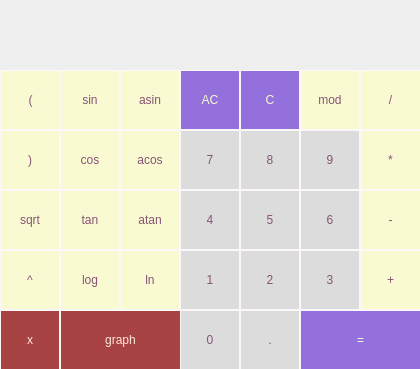
<?xml version="1.0" encoding="UTF-8"?>
<ui version="4.0">
 <class>MainWindow</class>
 <widget class="QMainWindow" name="MainWindow">
  <property name="geometry">
   <rect>
    <x>0</x>
    <y>0</y>
    <width>420</width>
    <height>369</height>
   </rect>
  </property>
  <property name="windowTitle">
   <string>MainWindow</string>
  </property>
  <widget class="QWidget" name="centralwidget">
   <widget class="QLabel" name="label">
    <property name="geometry">
     <rect>
      <x>0</x>
      <y>0</y>
      <width>421</width>
      <height>71</height>
     </rect>
    </property>
    <property name="styleSheet">
     <string notr="true">QLabel {
	font: 14pt &quot;.AppleSystemUIFont&quot;;
  qproperty-alignment: 'AlignVCenter | AlignRight';
  border: 1px solid rgb(254, 248, 245);
color: rgb(85, 51, 79);
background-color : #fcf7fa;

}

background-color : white;</string>
    </property>
    <property name="text">
     <string/>
    </property>
    <property name="alignment">
     <set>Qt::AlignRight|Qt::AlignTrailing|Qt::AlignVCenter</set>
    </property>
   </widget>
   <widget class="QPushButton" name="pushButton_ac">
    <property name="geometry">
     <rect>
      <x>180</x>
      <y>70</y>
      <width>60</width>
      <height>60</height>
     </rect>
    </property>
    <property name="minimumSize">
     <size>
      <width>60</width>
      <height>60</height>
     </size>
    </property>
    <property name="styleSheet">
     <string notr="true">QPushButton {
border:1px solid #fcf7fa;
background-color: #9370DB;
color: #FAFAD2;
}
QPushButton:pressed {
background-color: qlineargradient(x1:0, y1:0, x2:0, y2:1, stop: 0 #FFFFFF,  stop: 1 #9370DB);
}



</string>
    </property>
    <property name="text">
     <string>AC</string>
    </property>
   </widget>
   <widget class="QPushButton" name="pushButton_C">
    <property name="geometry">
     <rect>
      <x>240</x>
      <y>70</y>
      <width>60</width>
      <height>60</height>
     </rect>
    </property>
    <property name="minimumSize">
     <size>
      <width>60</width>
      <height>60</height>
     </size>
    </property>
    <property name="styleSheet">
     <string notr="true">QPushButton {
border:1px solid #fcf7fa;
background-color: #9370DB;
color: #FAFAD2;
}
QPushButton:pressed {
background-color: qlineargradient(x1:0, y1:0, x2:0, y2:1, stop: 0 #FFFFFF,  stop: 1 #9370DB);
}


</string>
    </property>
    <property name="text">
     <string>C</string>
    </property>
   </widget>
   <widget class="QPushButton" name="pushButton_mod">
    <property name="geometry">
     <rect>
      <x>300</x>
      <y>70</y>
      <width>60</width>
      <height>60</height>
     </rect>
    </property>
    <property name="minimumSize">
     <size>
      <width>60</width>
      <height>60</height>
     </size>
    </property>
    <property name="styleSheet">
     <string notr="true">
QPushButton {
border:1px solid #fcf7fa;
background-color: #FAFAD2;
color: rgb(133, 84, 117);;
}
QPushButton:pressed {
     background-color: qlineargradient(x1:0, y1:0, x2:0, y2:1, stop: 0 pink,  stop: 1 lightblue);
}</string>
    </property>
    <property name="text">
     <string>mod</string>
    </property>
   </widget>
   <widget class="QPushButton" name="pushButton_8">
    <property name="geometry">
     <rect>
      <x>240</x>
      <y>130</y>
      <width>60</width>
      <height>60</height>
     </rect>
    </property>
    <property name="minimumSize">
     <size>
      <width>60</width>
      <height>60</height>
     </size>
    </property>
    <property name="styleSheet">
     <string notr="true">QPushButton {
border:1px solid #fcf7fa;
background-color: #DCDCDC;
color: rgb(133, 84, 117);;
}
QPushButton:pressed {
     background-color: qlineargradient(x1:0, y1:0, x2:0, y2:1, stop: 0 pink,  stop: 1 lightblue);
}</string>
    </property>
    <property name="text">
     <string>8</string>
    </property>
   </widget>
   <widget class="QPushButton" name="pushButton_7">
    <property name="geometry">
     <rect>
      <x>180</x>
      <y>130</y>
      <width>60</width>
      <height>60</height>
     </rect>
    </property>
    <property name="minimumSize">
     <size>
      <width>60</width>
      <height>60</height>
     </size>
    </property>
    <property name="styleSheet">
     <string notr="true">QPushButton {
border:1px solid #fcf7fa;
background-color: #DCDCDC;
color: rgb(133, 84, 117);;
}
QPushButton:pressed {
     background-color: qlineargradient(x1:0, y1:0, x2:0, y2:1, stop: 0 pink,  stop: 1 lightblue);
}</string>
    </property>
    <property name="text">
     <string>7</string>
    </property>
   </widget>
   <widget class="QPushButton" name="pushButton_9">
    <property name="geometry">
     <rect>
      <x>300</x>
      <y>130</y>
      <width>60</width>
      <height>60</height>
     </rect>
    </property>
    <property name="minimumSize">
     <size>
      <width>60</width>
      <height>60</height>
     </size>
    </property>
    <property name="styleSheet">
     <string notr="true">QPushButton {
border:1px solid #fcf7fa;
background-color: #DCDCDC;
color: rgb(133, 84, 117);;
}
QPushButton:pressed {
     background-color: qlineargradient(x1:0, y1:0, x2:0, y2:1, stop: 0 pink,  stop: 1 lightblue);
}</string>
    </property>
    <property name="text">
     <string>9</string>
    </property>
   </widget>
   <widget class="QPushButton" name="pushButton_5">
    <property name="geometry">
     <rect>
      <x>240</x>
      <y>190</y>
      <width>60</width>
      <height>60</height>
     </rect>
    </property>
    <property name="minimumSize">
     <size>
      <width>60</width>
      <height>60</height>
     </size>
    </property>
    <property name="styleSheet">
     <string notr="true">QPushButton {
border:1px solid #fcf7fa;
background-color: #DCDCDC;
color: rgb(133, 84, 117);;
}
QPushButton:pressed {
     background-color: qlineargradient(x1:0, y1:0, x2:0, y2:1, stop: 0 pink,  stop: 1 lightblue);
}</string>
    </property>
    <property name="text">
     <string>5</string>
    </property>
   </widget>
   <widget class="QPushButton" name="pushButton_4">
    <property name="geometry">
     <rect>
      <x>180</x>
      <y>190</y>
      <width>60</width>
      <height>60</height>
     </rect>
    </property>
    <property name="minimumSize">
     <size>
      <width>60</width>
      <height>60</height>
     </size>
    </property>
    <property name="styleSheet">
     <string notr="true">QPushButton {
border:1px solid #fcf7fa;
background-color: #DCDCDC;
color: rgb(133, 84, 117);;
}
QPushButton:pressed {
     background-color: qlineargradient(x1:0, y1:0, x2:0, y2:1, stop: 0 pink,  stop: 1 lightblue);
}</string>
    </property>
    <property name="text">
     <string>4</string>
    </property>
   </widget>
   <widget class="QPushButton" name="pushButton_6">
    <property name="geometry">
     <rect>
      <x>300</x>
      <y>190</y>
      <width>60</width>
      <height>60</height>
     </rect>
    </property>
    <property name="minimumSize">
     <size>
      <width>60</width>
      <height>60</height>
     </size>
    </property>
    <property name="styleSheet">
     <string notr="true">QPushButton {
border:1px solid #fcf7fa;
background-color: #DCDCDC;
color: rgb(133, 84, 117);;
}
QPushButton:pressed {
     background-color: qlineargradient(x1:0, y1:0, x2:0, y2:1, stop: 0 pink,  stop: 1 lightblue);
}</string>
    </property>
    <property name="text">
     <string>6</string>
    </property>
   </widget>
   <widget class="QPushButton" name="pushButton_2">
    <property name="geometry">
     <rect>
      <x>240</x>
      <y>250</y>
      <width>60</width>
      <height>60</height>
     </rect>
    </property>
    <property name="minimumSize">
     <size>
      <width>60</width>
      <height>60</height>
     </size>
    </property>
    <property name="styleSheet">
     <string notr="true">QPushButton {
border:1px solid #fcf7fa;
background-color: #DCDCDC;
color: rgb(133, 84, 117);;
}
QPushButton:pressed {
     background-color: qlineargradient(x1:0, y1:0, x2:0, y2:1, stop: 0 pink,  stop: 1 lightblue);
}</string>
    </property>
    <property name="text">
     <string>2</string>
    </property>
   </widget>
   <widget class="QPushButton" name="pushButton_1">
    <property name="geometry">
     <rect>
      <x>180</x>
      <y>250</y>
      <width>60</width>
      <height>60</height>
     </rect>
    </property>
    <property name="minimumSize">
     <size>
      <width>60</width>
      <height>60</height>
     </size>
    </property>
    <property name="styleSheet">
     <string notr="true">QPushButton {
border:1px solid #fcf7fa;
background-color: #DCDCDC;
color: rgb(133, 84, 117);;
}
QPushButton:pressed {
     background-color: qlineargradient(x1:0, y1:0, x2:0, y2:1, stop: 0 pink,  stop: 1 lightblue);
}</string>
    </property>
    <property name="text">
     <string>1</string>
    </property>
   </widget>
   <widget class="QPushButton" name="pushButton_3">
    <property name="geometry">
     <rect>
      <x>300</x>
      <y>250</y>
      <width>60</width>
      <height>60</height>
     </rect>
    </property>
    <property name="minimumSize">
     <size>
      <width>60</width>
      <height>60</height>
     </size>
    </property>
    <property name="styleSheet">
     <string notr="true">QPushButton {
border:1px solid #fcf7fa;
background-color: #DCDCDC;
color: rgb(133, 84, 117);;
}
QPushButton:pressed {
     background-color: qlineargradient(x1:0, y1:0, x2:0, y2:1, stop: 0 pink,  stop: 1 lightblue);
}</string>
    </property>
    <property name="text">
     <string>3</string>
    </property>
   </widget>
   <widget class="QPushButton" name="pushButton_dot">
    <property name="geometry">
     <rect>
      <x>240</x>
      <y>310</y>
      <width>60</width>
      <height>60</height>
     </rect>
    </property>
    <property name="minimumSize">
     <size>
      <width>60</width>
      <height>60</height>
     </size>
    </property>
    <property name="styleSheet">
     <string notr="true">QPushButton {
border:1px solid #fcf7fa;
background-color: #DCDCDC;
color: rgb(133, 84, 117);;
}
QPushButton:pressed {
     background-color: qlineargradient(x1:0, y1:0, x2:0, y2:1, stop: 0 pink,  stop: 1 lightblue);
}</string>
    </property>
    <property name="text">
     <string>.</string>
    </property>
   </widget>
   <widget class="QPushButton" name="pushButton_0">
    <property name="geometry">
     <rect>
      <x>180</x>
      <y>310</y>
      <width>60</width>
      <height>60</height>
     </rect>
    </property>
    <property name="minimumSize">
     <size>
      <width>60</width>
      <height>60</height>
     </size>
    </property>
    <property name="styleSheet">
     <string notr="true">QPushButton {
border:1px solid #fcf7fa;
background-color: #DCDCDC;
color: rgb(133, 84, 117);;
}
QPushButton:pressed {
     background-color: qlineargradient(x1:0, y1:0, x2:0, y2:1, stop: 0 pink,  stop: 1 lightblue);
}</string>
    </property>
    <property name="text">
     <string>0</string>
    </property>
   </widget>
   <widget class="QPushButton" name="pushButton_equal">
    <property name="geometry">
     <rect>
      <x>300</x>
      <y>310</y>
      <width>121</width>
      <height>60</height>
     </rect>
    </property>
    <property name="minimumSize">
     <size>
      <width>60</width>
      <height>60</height>
     </size>
    </property>
    <property name="styleSheet">
     <string notr="true">QPushButton {
border:1px solid #fcf7fa;
background-color: #9370DB;
color: #FAFAD2;
}
QPushButton:pressed {
background-color: qlineargradient(x1:0, y1:0, x2:0, y2:1, stop: 0 #FFFFFF,  stop: 1 #9370DB);
}


</string>
    </property>
    <property name="text">
     <string>=</string>
    </property>
   </widget>
   <widget class="QPushButton" name="pushButton_plus">
    <property name="geometry">
     <rect>
      <x>360</x>
      <y>250</y>
      <width>61</width>
      <height>60</height>
     </rect>
    </property>
    <property name="minimumSize">
     <size>
      <width>60</width>
      <height>60</height>
     </size>
    </property>
    <property name="styleSheet">
     <string notr="true">
QPushButton {
border:1px solid #fcf7fa;
background-color: #FAFAD2;
color: rgb(133, 84, 117);;
}
QPushButton:pressed {
     background-color: qlineargradient(x1:0, y1:0, x2:0, y2:1, stop: 0 pink,  stop: 1 lightblue);
}</string>
    </property>
    <property name="text">
     <string>+</string>
    </property>
   </widget>
   <widget class="QPushButton" name="pushButton_mult">
    <property name="geometry">
     <rect>
      <x>360</x>
      <y>130</y>
      <width>61</width>
      <height>60</height>
     </rect>
    </property>
    <property name="minimumSize">
     <size>
      <width>60</width>
      <height>60</height>
     </size>
    </property>
    <property name="styleSheet">
     <string notr="true">
QPushButton {
border:1px solid #fcf7fa;
background-color: #FAFAD2;
color: rgb(133, 84, 117);;
}
QPushButton:pressed {
     background-color: qlineargradient(x1:0, y1:0, x2:0, y2:1, stop: 0 pink,  stop: 1 lightblue);
}</string>
    </property>
    <property name="text">
     <string>*</string>
    </property>
   </widget>
   <widget class="QPushButton" name="pushButton_divide">
    <property name="geometry">
     <rect>
      <x>360</x>
      <y>70</y>
      <width>61</width>
      <height>60</height>
     </rect>
    </property>
    <property name="minimumSize">
     <size>
      <width>60</width>
      <height>60</height>
     </size>
    </property>
    <property name="styleSheet">
     <string notr="true">
QPushButton {
border:1px solid #fcf7fa;
background-color: #FAFAD2;
color: rgb(133, 84, 117);;
}
QPushButton:pressed {
     background-color: qlineargradient(x1:0, y1:0, x2:0, y2:1, stop: 0 pink,  stop: 1 lightblue);
}</string>
    </property>
    <property name="text">
     <string>/</string>
    </property>
   </widget>
   <widget class="QPushButton" name="pushButton_minus">
    <property name="geometry">
     <rect>
      <x>360</x>
      <y>190</y>
      <width>61</width>
      <height>60</height>
     </rect>
    </property>
    <property name="minimumSize">
     <size>
      <width>60</width>
      <height>60</height>
     </size>
    </property>
    <property name="styleSheet">
     <string notr="true">
QPushButton {
border:1px solid #fcf7fa;
background-color: #FAFAD2;
color: rgb(133, 84, 117);;
}
QPushButton:pressed {
     background-color: qlineargradient(x1:0, y1:0, x2:0, y2:1, stop: 0 pink,  stop: 1 lightblue);
}</string>
    </property>
    <property name="text">
     <string>-</string>
    </property>
   </widget>
   <widget class="QPushButton" name="pushButton_ln">
    <property name="geometry">
     <rect>
      <x>120</x>
      <y>250</y>
      <width>60</width>
      <height>60</height>
     </rect>
    </property>
    <property name="minimumSize">
     <size>
      <width>60</width>
      <height>60</height>
     </size>
    </property>
    <property name="styleSheet">
     <string notr="true">
QPushButton {
border:1px solid #fcf7fa;
background-color: #FAFAD2;
color: rgb(133, 84, 117);;
}
QPushButton:pressed {
     background-color: qlineargradient(x1:0, y1:0, x2:0, y2:1, stop: 0 pink,  stop: 1 lightblue);
}</string>
    </property>
    <property name="text">
     <string>ln</string>
    </property>
   </widget>
   <widget class="QPushButton" name="pushButton_asin">
    <property name="geometry">
     <rect>
      <x>120</x>
      <y>70</y>
      <width>60</width>
      <height>60</height>
     </rect>
    </property>
    <property name="minimumSize">
     <size>
      <width>60</width>
      <height>60</height>
     </size>
    </property>
    <property name="styleSheet">
     <string notr="true">
QPushButton {
border:1px solid #fcf7fa;
background-color: #FAFAD2;
color: rgb(133, 84, 117);;
}
QPushButton:pressed {
     background-color: qlineargradient(x1:0, y1:0, x2:0, y2:1, stop: 0 pink,  stop: 1 lightblue);
}</string>
    </property>
    <property name="text">
     <string>asin</string>
    </property>
   </widget>
   <widget class="QPushButton" name="pushButton_acos">
    <property name="geometry">
     <rect>
      <x>120</x>
      <y>130</y>
      <width>60</width>
      <height>60</height>
     </rect>
    </property>
    <property name="minimumSize">
     <size>
      <width>60</width>
      <height>60</height>
     </size>
    </property>
    <property name="styleSheet">
     <string notr="true">
QPushButton {
border:1px solid #fcf7fa;
background-color: #FAFAD2;
color: rgb(133, 84, 117);;
}
QPushButton:pressed {
     background-color: qlineargradient(x1:0, y1:0, x2:0, y2:1, stop: 0 pink,  stop: 1 lightblue);
}</string>
    </property>
    <property name="text">
     <string>acos</string>
    </property>
   </widget>
   <widget class="QPushButton" name="pushButton_atan">
    <property name="geometry">
     <rect>
      <x>120</x>
      <y>190</y>
      <width>60</width>
      <height>60</height>
     </rect>
    </property>
    <property name="minimumSize">
     <size>
      <width>60</width>
      <height>60</height>
     </size>
    </property>
    <property name="styleSheet">
     <string notr="true">
QPushButton {
border:1px solid #fcf7fa;
background-color: #FAFAD2;
color: rgb(133, 84, 117);;
}
QPushButton:pressed {
     background-color: qlineargradient(x1:0, y1:0, x2:0, y2:1, stop: 0 pink,  stop: 1 lightblue);
}</string>
    </property>
    <property name="text">
     <string>atan</string>
    </property>
   </widget>
   <widget class="QPushButton" name="pushButton_graph">
    <property name="geometry">
     <rect>
      <x>60</x>
      <y>310</y>
      <width>121</width>
      <height>60</height>
     </rect>
    </property>
    <property name="minimumSize">
     <size>
      <width>60</width>
      <height>60</height>
     </size>
    </property>
    <property name="styleSheet">
     <string notr="true">QPushButton {
border:1px solid rgb(254, 248, 245);
background-color: #a84343;
color: rgb(251, 230, 219);
}
QPushButton:pressed {
background-color: qlineargradient(x1: 0, y1: 0, x2: 0, y2: 1,
                                      stop: 0 #FFFFFF, stop: 1 #8B0000);
    
}



</string>
    </property>
    <property name="text">
     <string>graph</string>
    </property>
   </widget>
   <widget class="QPushButton" name="pushButton_cos">
    <property name="geometry">
     <rect>
      <x>60</x>
      <y>130</y>
      <width>60</width>
      <height>60</height>
     </rect>
    </property>
    <property name="minimumSize">
     <size>
      <width>60</width>
      <height>60</height>
     </size>
    </property>
    <property name="styleSheet">
     <string notr="true">
QPushButton {
border:1px solid #fcf7fa;
background-color: #FAFAD2;
color: rgb(133, 84, 117);;
}
QPushButton:pressed {
     background-color: qlineargradient(x1:0, y1:0, x2:0, y2:1, stop: 0 pink,  stop: 1 lightblue);
}</string>
    </property>
    <property name="text">
     <string>cos</string>
    </property>
   </widget>
   <widget class="QPushButton" name="pushButton_tan">
    <property name="geometry">
     <rect>
      <x>60</x>
      <y>190</y>
      <width>60</width>
      <height>60</height>
     </rect>
    </property>
    <property name="minimumSize">
     <size>
      <width>60</width>
      <height>60</height>
     </size>
    </property>
    <property name="styleSheet">
     <string notr="true">
QPushButton {
border:1px solid #fcf7fa;
background-color: #FAFAD2;
color: rgb(133, 84, 117);;
}
QPushButton:pressed {
     background-color: qlineargradient(x1:0, y1:0, x2:0, y2:1, stop: 0 pink,  stop: 1 lightblue);
}</string>
    </property>
    <property name="text">
     <string>tan</string>
    </property>
   </widget>
   <widget class="QPushButton" name="pushButton_sin">
    <property name="geometry">
     <rect>
      <x>60</x>
      <y>70</y>
      <width>60</width>
      <height>60</height>
     </rect>
    </property>
    <property name="minimumSize">
     <size>
      <width>60</width>
      <height>60</height>
     </size>
    </property>
    <property name="maximumSize">
     <size>
      <width>420</width>
      <height>16777215</height>
     </size>
    </property>
    <property name="styleSheet">
     <string notr="true">
QPushButton {
border:1px solid #fcf7fa;
background-color: #FAFAD2;
color: rgb(133, 84, 117);;
}
QPushButton:pressed {
     background-color: qlineargradient(x1:0, y1:0, x2:0, y2:1, stop: 0 pink,  stop: 1 lightblue);
}</string>
    </property>
    <property name="text">
     <string>sin</string>
    </property>
   </widget>
   <widget class="QPushButton" name="pushButton_log">
    <property name="geometry">
     <rect>
      <x>60</x>
      <y>250</y>
      <width>60</width>
      <height>60</height>
     </rect>
    </property>
    <property name="minimumSize">
     <size>
      <width>60</width>
      <height>60</height>
     </size>
    </property>
    <property name="styleSheet">
     <string notr="true">
QPushButton {
border:1px solid #fcf7fa;
background-color: #FAFAD2;
color: rgb(133, 84, 117);;
}
QPushButton:pressed {
     background-color: qlineargradient(x1:0, y1:0, x2:0, y2:1, stop: 0 pink,  stop: 1 lightblue);
}</string>
    </property>
    <property name="text">
     <string>log</string>
    </property>
   </widget>
   <widget class="QPushButton" name="pushButton_x">
    <property name="geometry">
     <rect>
      <x>0</x>
      <y>310</y>
      <width>60</width>
      <height>60</height>
     </rect>
    </property>
    <property name="minimumSize">
     <size>
      <width>60</width>
      <height>60</height>
     </size>
    </property>
    <property name="styleSheet">
     <string notr="true">QPushButton {
border:1px solid rgb(254, 248, 245);
background-color: #a84343;
color: rgb(251, 230, 219);
}
QPushButton:pressed {
background-color: qlineargradient(x1: 0, y1: 0, x2: 0, y2: 1,
                                      stop: 0 #FFFFFF, stop: 1 #8B0000);
    
}



</string>
    </property>
    <property name="text">
     <string>x</string>
    </property>
   </widget>
   <widget class="QPushButton" name="pushButton_r_br">
    <property name="geometry">
     <rect>
      <x>0</x>
      <y>130</y>
      <width>60</width>
      <height>60</height>
     </rect>
    </property>
    <property name="minimumSize">
     <size>
      <width>60</width>
      <height>60</height>
     </size>
    </property>
    <property name="styleSheet">
     <string notr="true">
QPushButton {
border:1px solid #fcf7fa;
background-color: #FAFAD2;
color: rgb(133, 84, 117);;
}
QPushButton:pressed {
     background-color: qlineargradient(x1:0, y1:0, x2:0, y2:1, stop: 0 pink,  stop: 1 lightblue);
}</string>
    </property>
    <property name="text">
     <string>)</string>
    </property>
   </widget>
   <widget class="QPushButton" name="pushButton_sqrt">
    <property name="geometry">
     <rect>
      <x>0</x>
      <y>190</y>
      <width>60</width>
      <height>60</height>
     </rect>
    </property>
    <property name="minimumSize">
     <size>
      <width>60</width>
      <height>60</height>
     </size>
    </property>
    <property name="styleSheet">
     <string notr="true">
QPushButton {
border:1px solid #fcf7fa;
background-color: #FAFAD2;
color: rgb(133, 84, 117);;
}
QPushButton:pressed {
     background-color: qlineargradient(x1:0, y1:0, x2:0, y2:1, stop: 0 pink,  stop: 1 lightblue);
}</string>
    </property>
    <property name="text">
     <string>sqrt</string>
    </property>
   </widget>
   <widget class="QPushButton" name="pushButton_l_br">
    <property name="geometry">
     <rect>
      <x>0</x>
      <y>70</y>
      <width>61</width>
      <height>60</height>
     </rect>
    </property>
    <property name="minimumSize">
     <size>
      <width>60</width>
      <height>60</height>
     </size>
    </property>
    <property name="styleSheet">
     <string notr="true">
QPushButton {
border:1px solid #fcf7fa;
background-color: #FAFAD2;
color: rgb(133, 84, 117);;
}
QPushButton:pressed {
     background-color: qlineargradient(x1:0, y1:0, x2:0, y2:1, stop: 0 pink,  stop: 1 lightblue);
}</string>
    </property>
    <property name="text">
     <string>(</string>
    </property>
   </widget>
   <widget class="QPushButton" name="pushButton_pow">
    <property name="geometry">
     <rect>
      <x>0</x>
      <y>250</y>
      <width>60</width>
      <height>60</height>
     </rect>
    </property>
    <property name="minimumSize">
     <size>
      <width>60</width>
      <height>60</height>
     </size>
    </property>
    <property name="styleSheet">
     <string notr="true">
QPushButton {
border:1px solid #fcf7fa;
background-color: #FAFAD2;
color: rgb(133, 84, 117);;
}
QPushButton:pressed {
     background-color: qlineargradient(x1:0, y1:0, x2:0, y2:1, stop: 0 pink,  stop: 1 lightblue);
}</string>
    </property>
    <property name="text">
     <string>^</string>
    </property>
   </widget>
  </widget>
 </widget>
 <resources/>
 <connections/>
</ui>
